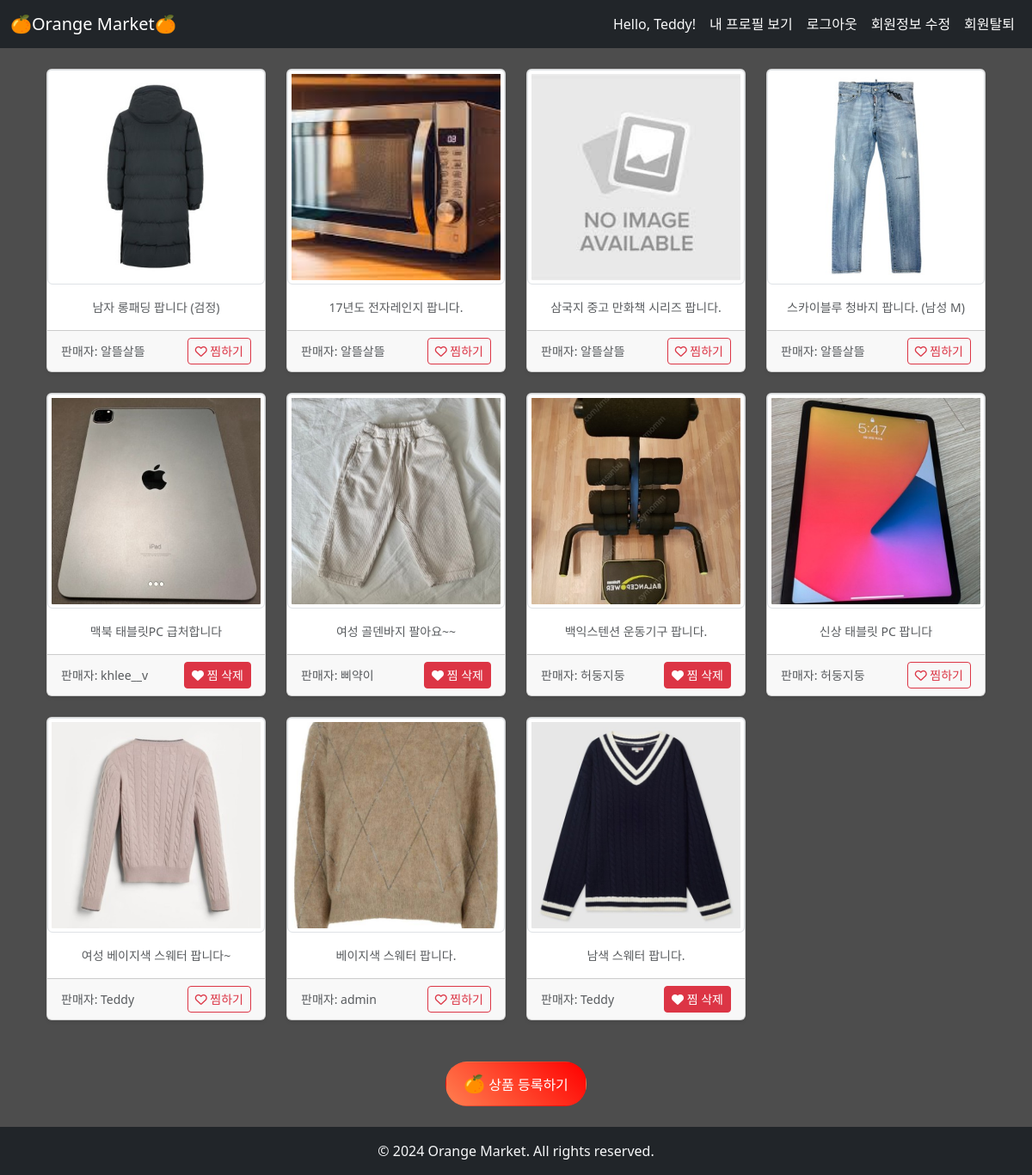
The app's page /articles/ (signed in) with its own data.
### accounts/models.py (models this page shows)
class User(AbstractUser):
    followings = models.ManyToManyField('self', symmetrical=False, related_name='followers')

### articles/models.py (models this page shows, shortened)
class Article(models.Model):
    title = models.CharField(max_length=50)
    content = models.TextField()
    created_at = models.DateTimeField(auto_now_add=True)
    updated_at = models.DateTimeField(auto_now=True)
    image = models.ImageField(upload_to='images/', blank=True)
    author = models.ForeignKey(
        settings.AUTH_USER_MODEL,
        on_delete=models.CASCADE,
        related_name="articles"
        )
    like_users = models.ManyToManyField(
        settings.AUTH_USER_MODEL,
        related_name="like_articles"
        )

### articles/views.py (the view)
# urls.py: path("articles/", include("articles.urls")),
def articles(request):
    articles = Article.objects.all().order_by("-id")
    context = {"articles" : articles}
    return render(request, "articles/articles.html", context)

### articles/templates/articles/articles.html (shortened to what this page needs)
{% extends 'base.html' %}
{% load static %}
{% block content %}
    <div class="container">
        <div class="row">
            {% for article in articles %}
                <div class="col-md-3 col-sm-6 mb-4">
                    <div class="card shadow-sm h-100">
                        <a href="{% url "articles:article_detail" article.pk %}" class="text-decoration-none text-dark">
                            {% if article.image %}
                                <img src="{{ article.image.url }}" alt="{{ article.image }}" class="card-img-top img-thumbnail" style="height: 250px; object-fit: cover;">
                            {% else %}
                                <img src="{% static 'articles/placeholder.jpg' %}" alt="Placeholder Image" class="card-img-top img-thumbnail" style="height: 250px; object-fit: cover;">
                            {% endif %}
                            <div class="card-body">
                                <p class="card-text text-muted small text-center">{{ article.title }}</p>
                            </div>
                        </a>
                        <div class="card-footer text-center">
                            <div class="d-flex justify-content-between align-items-center">
                                <small class="text-muted">
                                    <a href="{% url 'users:profile' username=article.author.username %}" class="text-muted text-decoration-none">판매자: {{ article.author.username }}</a>
                                </small>
                                <form action="{% url "articles:like" article.pk %}" method="POST" class="d-inline">
                                    {% if request.user in article.like_users.all %}
                                        <button class="btn btn-danger btn-sm">
                                            <i class="fa-solid fa-heart"></i> 찜 삭제
                                        </button>
                                    {% else %}
                                        <button class="btn btn-outline-danger btn-sm">
                                            <i class="fa-regular fa-heart"></i> 찜하기
                                        </button>
                                    {% endif %}
                                </form>
                            </div>
                        </div>
                    </div>
                </div>
                {% if forloop.counter|divisibleby:4 %}
                    </div><div class="row">
                {% endif %}
            {% endfor %}
        </div>
    </div>
    {% if request.user.is_authenticated %}
        <div class="text-center mt-4" style="position: sticky; top: 0; z-index: 10;">
            <a href="{% url 'articles:create' %}" class="btn" style="background: linear-gradient(45deg, #ff7f50, #ff0000); color: white; padding: 10px 20px; border-radius: 25px; font-size: 16px;">
                <span style="font-size: 20px;">🍊</span> 상품 등록하기
            </a>
        </div>
    {% else %}
        <div class="text-center mt-4">
            <a href="{% url 'accounts:login' %}" class="btn btn-warning">
                <i class="fa-solid fa-right-to-bracket"></i> 로그인
            </a>
        </div>
    {% endif %}
{% endblock content %}

### templates/base.html (shortened to what this page needs)
{% load static %}
<!DOCTYPE html>
<html lang="en">
<head>
    <link rel="stylesheet" href="{% static 'css/style.css' %}">
    <link href="https://cdn.jsdelivr.net/npm/bootstrap@5.3.3/dist/css/bootstrap.min.css" rel="stylesheet">
</head>
<body>
    <nav class="navbar navbar-expand-lg navbar-dark bg-dark">
        <div class="container-fluid">
            <a class="navbar-brand" href="{% url "articles:articles" %}">🍊Orange Market🍊</a>
            <div class="collapse navbar-collapse" id="navbarNav">
                <ul class="navbar-nav ms-auto">
                    {% if request.user.is_authenticated %}
                        <li class="nav-item">
                            <span class="nav-link text-light">Hello, {{ request.user.username }}!</span>
                        </li>
                        <li class="nav-item">
                            <form action="{% url "users:profile" request.user.username %}" method="POST" class="d-inline">
                                <button type="submit" class="btn btn-link nav-link">내 프로필 보기</button>
                            </form>
                        </li>
                        <li class="nav-item">
                            <form action="{% url 'accounts:logout' %}" method="POST" class="d-inline">
                                <button type="submit" class="btn btn-link nav-link">로그아웃</button>
                            </form>
                        </li>
                        <li class="nav-item">
                            <a class="nav-link" href="{% url 'accounts:update' %}">회원정보 수정</a>
                        </li>
                        <li class="nav-item">
                            <form action="{% url 'accounts:delete' %}" method="POST" class="d-inline">
                                <button type="submit" class="btn btn-link nav-link">회원탈퇴</button>
                            </form>
                        </li>
                    {% endif %}
                </ul>
            </div>
        </div>
    </nav>
    <div class="container mt-4">
        {% block content %}
        {% endblock content %}
    </div>
    <footer class="bg-dark text-light text-center py-3 mt-4">
        <p class="mb-0">© 2024 Orange Market. All rights reserved.</p>
    </footer>
</body>
</html>

### static/css/style.css (style rules this page uses)
.nav-link:not(.active) { color: white; }

### records on screen
User: user.username "Teddy"
Article: image (picture), title "남자 롱패딩 팝니다 (검정)", author.username "알뜰살뜰", shows "찜하기"
Article: image (picture), title "17년도 전자레인지 팝니다.", author.username "알뜰살뜰", shows "찜하기"
Article: title "삼국지 중고 만화책 시리즈 팝니다.", author.username "알뜰살뜰", shows "찜하기"
Article: image (picture), title "스카이블루 청바지 팝니다. (남성 M)", author.username "알뜰살뜰", shows "찜하기"
Article: image (picture), title "맥북 태블릿PC 급처합니다", author.username "khlee__v", shows "찜 삭제"
Article: image (picture), title "여성 골덴바지 팔아요~~", author.username "삐약이", shows "찜 삭제"
Article: image (picture), title "백익스텐션 운동기구 팝니다.", author.username "허둥지둥", shows "찜 삭제"
Article: image (picture), title "신상 태블릿 PC 팝니다", author.username "허둥지둥", shows "찜하기"
Article: image (picture), title "여성 베이지색 스웨터 팝니다~", author.username "Teddy", shows "찜하기"
Article: image (picture), title "베이지색 스웨터 팝니다.", author.username "admin", shows "찜하기"
Article: image (picture), title "남색 스웨터 팝니다.", author.username "Teddy", shows "찜 삭제"
